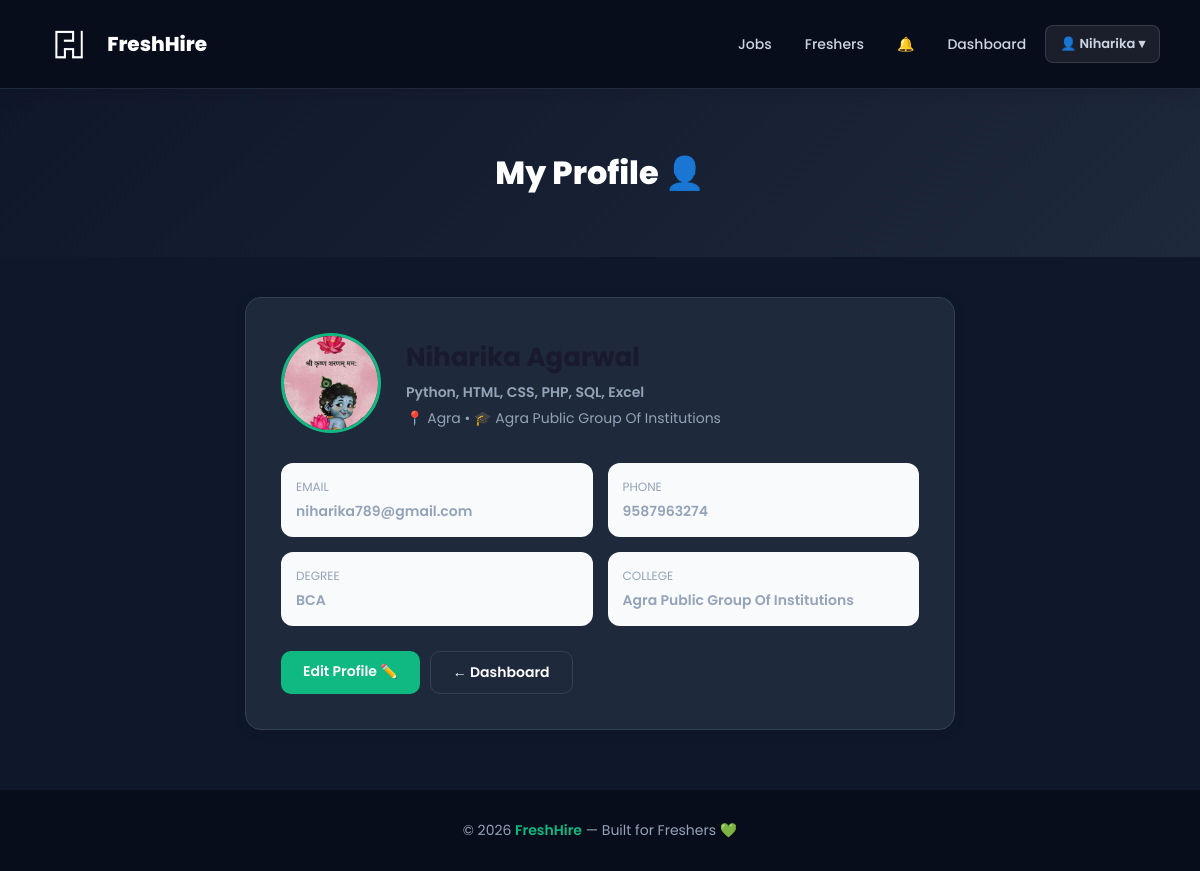
/my-profile (signed in), run on an earlier commit of the app's database.
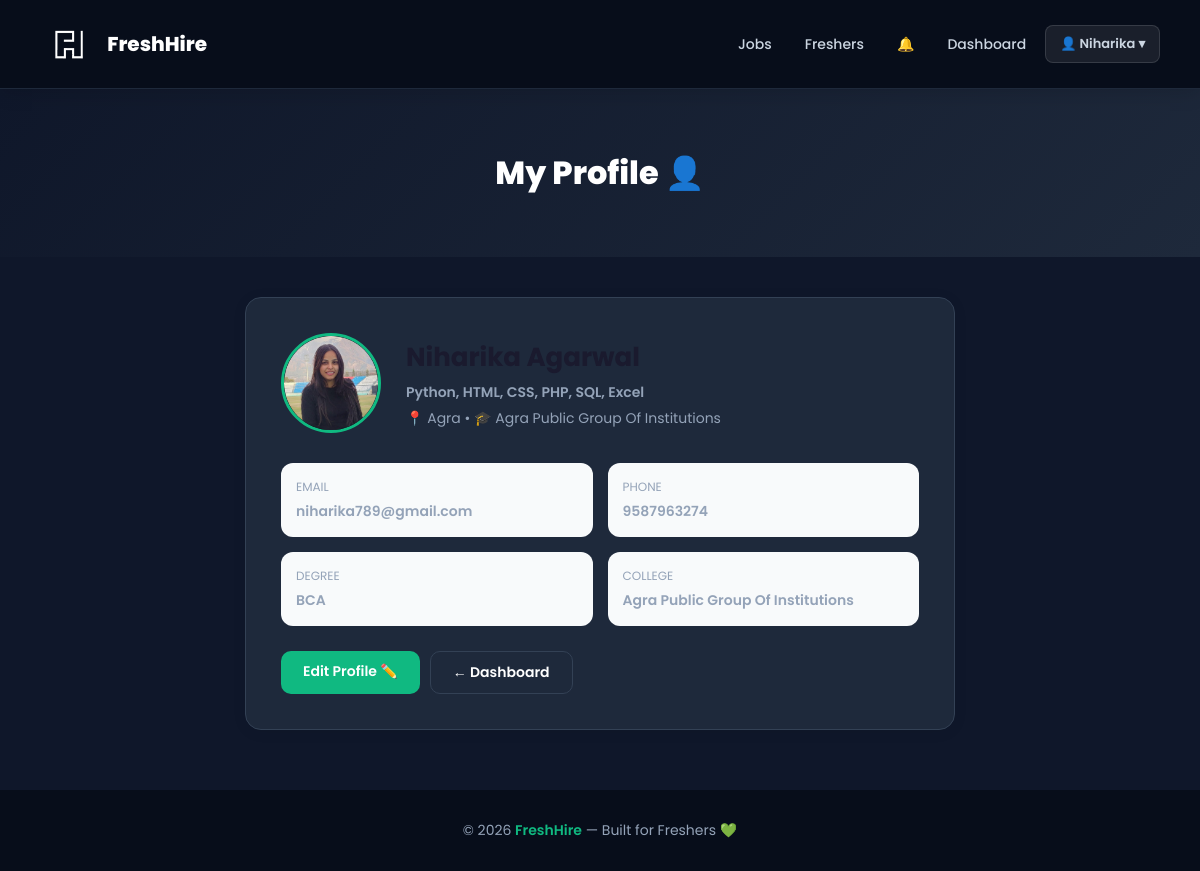
And on a later commit of the database.
### tables this page shows
CREATE TABLE profiles (
    id            INTEGER PRIMARY KEY AUTOINCREMENT,
    user_id       INTEGER,
    name          TEXT,
    email         TEXT,
    phone         TEXT,
    city          TEXT,
    bio           TEXT,
    college       TEXT,
    degree        TEXT,
    primary_skill TEXT,
    project_title TEXT,
    project_desc  TEXT,
    project_link  TEXT
, resume TEXT, photo TEXT);

### app.py (the view)
@app.route("/my-profile")
def view_my_profile():
    if "user_id" not in session:
        flash("Please login first!", "error")
        return redirect(url_for("login"))
    conn = get_db()
    my_profile = conn.execute(
        "SELECT * FROM profiles WHERE user_id=?", (session["user_id"],)
    ).fetchone()
    conn.close()
    if not my_profile:
        flash("Create your profile first!", "error")
        return redirect(url_for("profile"))
    return render_template("my_profile.html", profile=my_profile)

### app.py (called while the page is built)
def get_db():
    conn = sqlite3.connect("freshhire.db")
    conn.row_factory = sqlite3.Row
    return conn

@app.context_processor
def inject_globals():
    notif_count = 0
    if "user_id" in session:
        try:
            conn = get_db()
            notif_count = conn.execute(
                "SELECT COUNT(*) FROM notifications WHERE user_id=? AND is_read=0",
                (session["user_id"],)
            ).fetchone()[0]
            conn.close()
        except:
            pass
    return {"notif_count": notif_count}

### templates/my_profile.html (shortened to what this page needs)
<!DOCTYPE html>
<html>
<head>
    <link rel="stylesheet" href="/static/style.css">
</head>
<body>
<nav>
    <a href="/" style="display:flex; align-items:center; gap:8px; text-decoration:none;"><img src="/static/logo.png" alt="logo" style="height:32px;"><span style="color:white; font-weight:800; font-size:20px;">FreshHire</span></a>
    <div class="nav-links" id="nav-links">
        {% if session.get('user_id') %}
            <a href="/jobs">Jobs</a>
            <a href="/profiles">Freshers</a>
            <a href="/notifications" style="position:relative;">🔔</a>
            <a href="/dashboard">Dashboard</a>
            <div class="nav-dropdown">
                <button class="nav-dropdown-btn">👤 {{ session.get('name') }} ▾</button>
            </div>
        {% endif %}
    </div>
</nav>
<div style="background: linear-gradient(135deg, #0f172a, #1e293b); padding:60px 20px; text-align:center; color:white;">
    <h1 style="font-size:32px; font-weight:800;">My Profile 👤</h1>
</div>
<div style="max-width:750px; margin:40px auto; padding:0 20px;">
    <div class="card" style="padding:35px;">
        <div style="display:flex; align-items:center; gap:25px; margin-bottom:30px; flex-wrap:wrap;">
            <div style="width:100px; height:100px; border-radius:50%; overflow:hidden; border:3px solid #10b981; flex-shrink:0;">
                {% if profile.photo %}
                <img src="/static/photos/{{ profile.photo }}" style="width:100%; height:100%; object-fit:cover;">
                {% else %}
                <div style="width:100%; height:100%; background:#ecfdf5; display:flex; align-items:center; justify-content:center; font-size:45px;">👤</div>
                {% endif %}
            </div>
            <div>
                <h2 style="color:#1a1a2e; font-size:26px; margin:0 0 5px;">{{ profile.name }}</h2>
                <p style="color:#10b981; font-weight:600; margin:0 0 5px;">{{ profile.primary_skill }}</p>
                <p style="color:#94a3b8; font-size:14px; margin:0;">📍 {{ profile.city }} • 🎓 {{ profile.college }}</p>
            </div>
        </div>
        <div style="display:grid; grid-template-columns:1fr 1fr; gap:15px; margin-bottom:25px;">
            <div style="padding:15px; background:#f8fafb; border-radius:12px;">
                <p style="color:#94a3b8; font-size:12px; margin:0 0 5px;">EMAIL</p>
                <p style="color:#1a1a2e; font-weight:600; margin:0;">{{ profile.email }}</p>
            </div>
            <div style="padding:15px; background:#f8fafb; border-radius:12px;">
                <p style="color:#94a3b8; font-size:12px; margin:0 0 5px;">PHONE</p>
                <p style="color:#1a1a2e; font-weight:600; margin:0;">{{ profile.phone or 'Not added' }}</p>
            </div>
            <div style="padding:15px; background:#f8fafb; border-radius:12px;">
                <p style="color:#94a3b8; font-size:12px; margin:0 0 5px;">DEGREE</p>
                <p style="color:#1a1a2e; font-weight:600; margin:0;">{{ profile.degree or 'Not added' }}</p>
            </div>
            <div style="padding:15px; background:#f8fafb; border-radius:12px;">
                <p style="color:#94a3b8; font-size:12px; margin:0 0 5px;">COLLEGE</p>
                <p style="color:#1a1a2e; font-weight:600; margin:0;">{{ profile.college or 'Not added' }}</p>
            </div>
        </div>
        <div style="display:flex; gap:10px; flex-wrap:wrap;">
            <a href="/edit-profile" class="btn">Edit Profile ✏️</a>
            <a href="/dashboard" class="btn" style="background:#1e293b; border:1px solid #334155;">← Dashboard</a>
        </div>
    </div>
</div>
<footer>© 2026 <span>FreshHire</span> — Built for Freshers 💚</footer>
</body>
</html>

What changed in the data, as far as the page shows it:
changed profiles "Python, HTML, CSS, PHP, SQL, Excel": photo: a different picture
